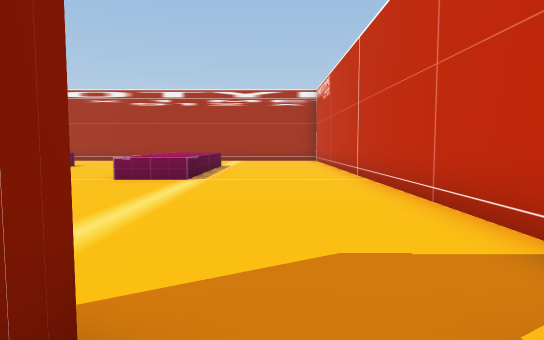
View 1 (above)

24 first-person views from a walk through a Unity game level. The camera is 1.5 m above the floor, tilts 4° down and sees 75° across. The floor is counted in squares, 2 m on a side. Each view is taken from the middle of a square. On the plan, view 1 faces up. The plan holds only what a view shows up to about 11 squares ahead; the rest is blank. The place goes on beyond the plan. The player character is not drawn.

View 2
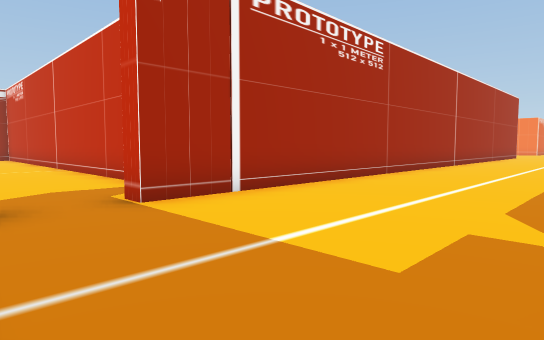

View 3
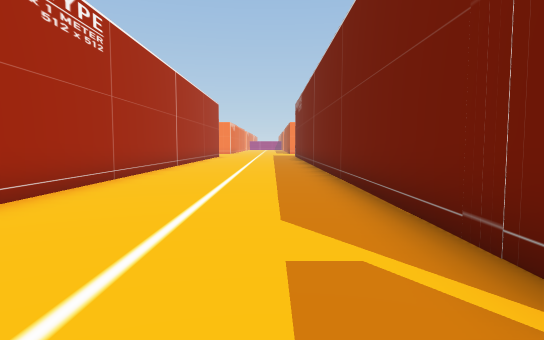

View 4
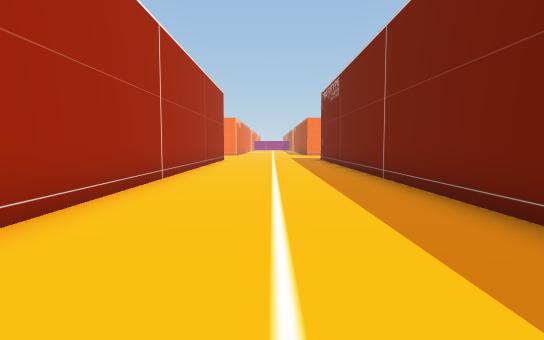

View 5
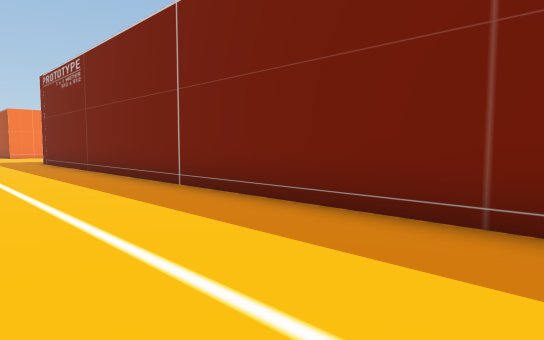

View 6
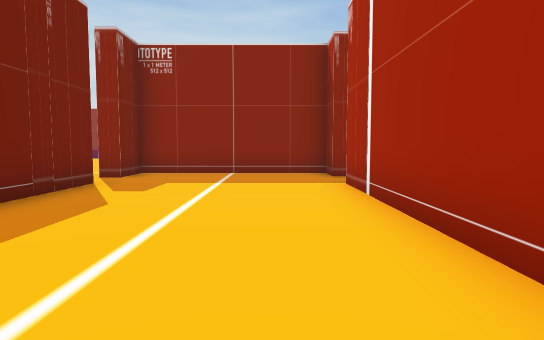

View 7
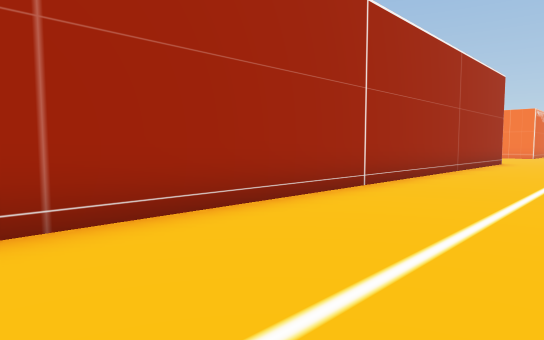

View 8
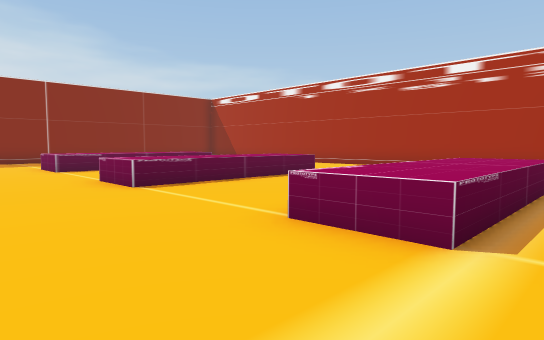

View 9
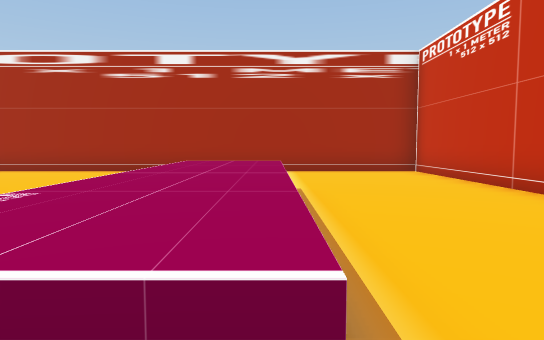

View 10
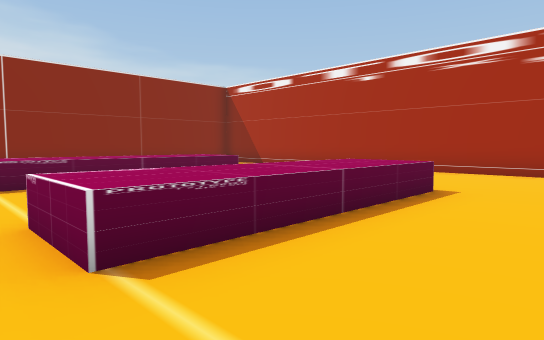

View 11
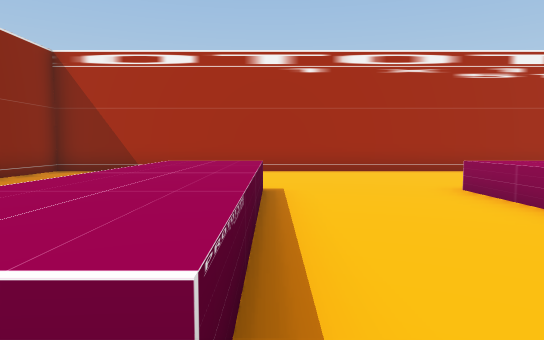

View 12
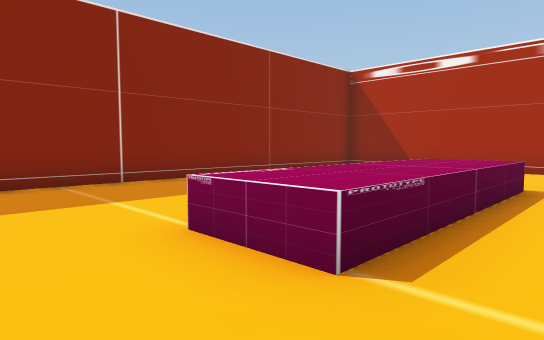

View 13
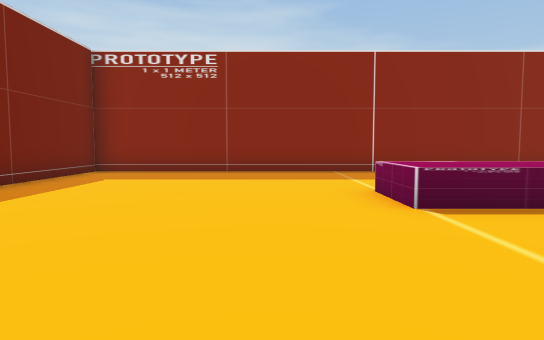

View 14
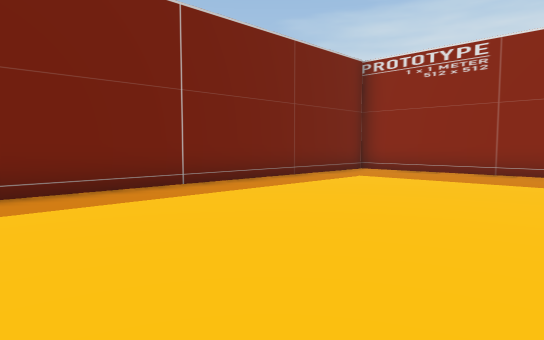

View 15
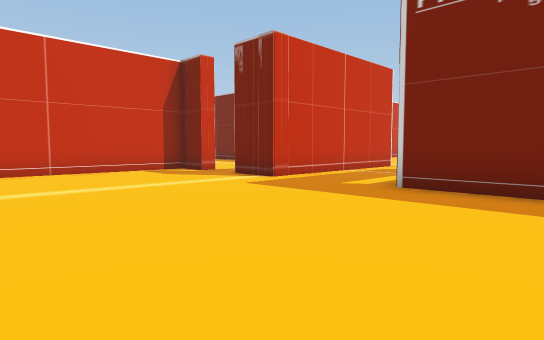

View 16
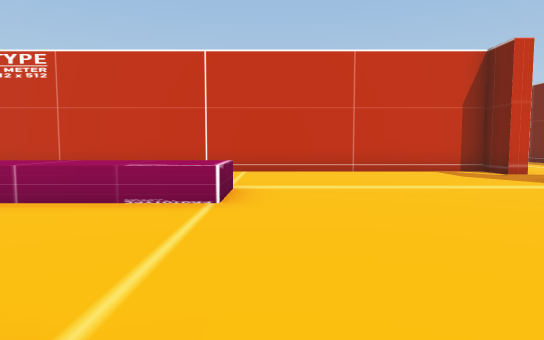

View 17
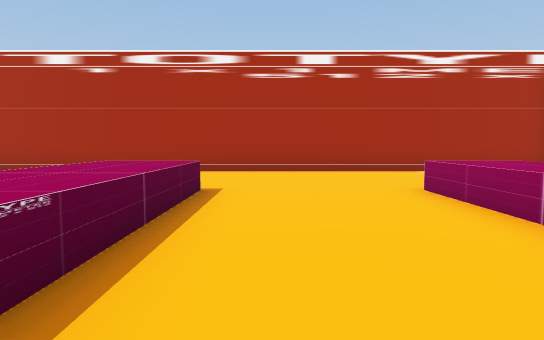

View 18
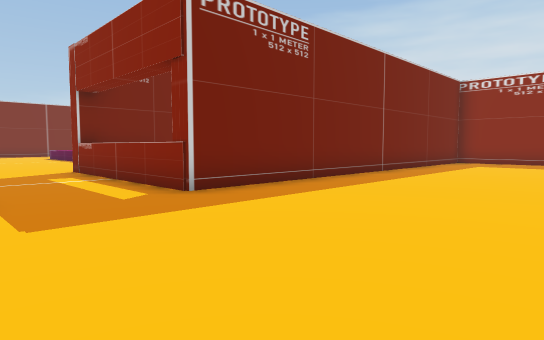

View 19
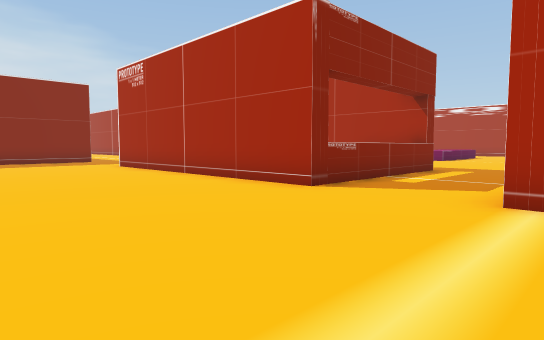

View 20
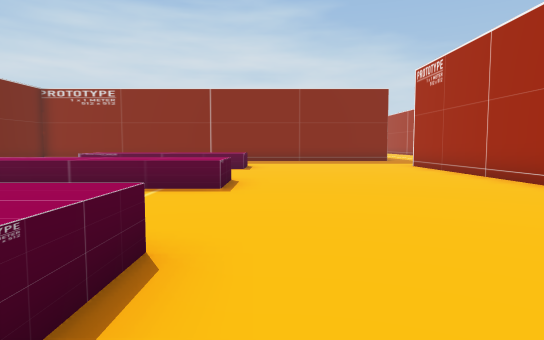

View 21
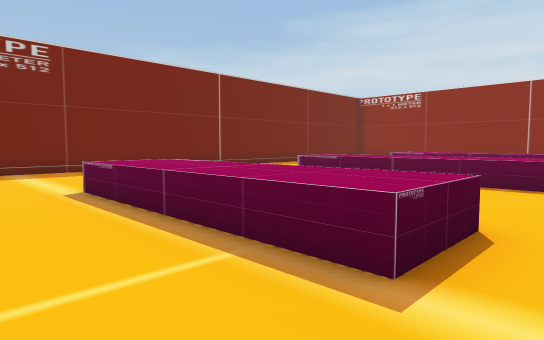

View 22
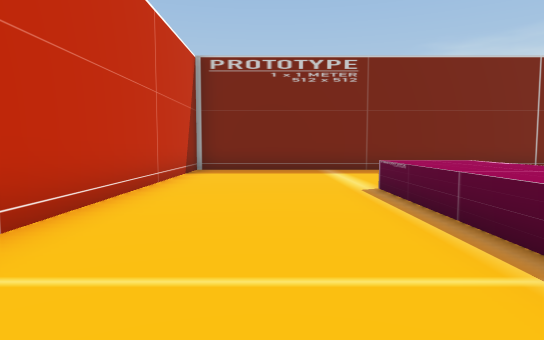

View 23
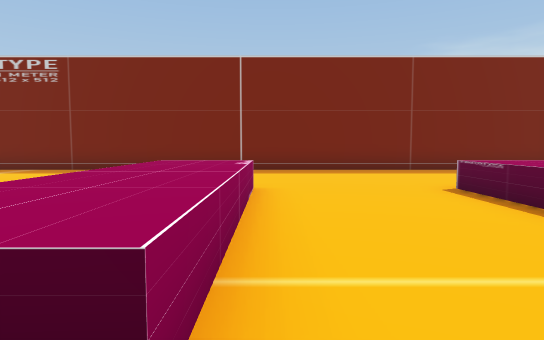

View 24
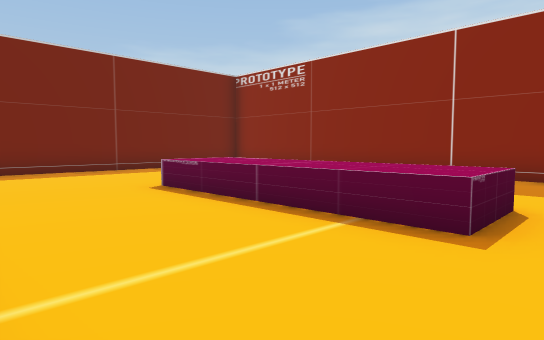

### Floor plan
Key: @ floor where view 1 was taken; # wall or solid block; . floor; ^ raised ledge.
Columns run from 19 left of view 1 to 17 right of it. Each row starts with its distance up from view 1.
 18 #######################
 17 #..   ................#
 16 #..   ................#
 15 #..    ...............#
 14 #      ...............#
 13 #    .^....^....^^....#
 12 #    .^....^....^^....#
 11 #    .^....^....^^....#
 10 #..  .^....^....^^....#
  9 #.....^....^....^^....#
  8 #.....^....^....^^....#
  7 #.....................#
  6 #.....................#
  5 #.....................#
  4 #.....................#
  3 #.....................#
  2 #.....................#
  1 ###############..##..################
  0               #..#.@.................
 -1               #..#...................
 -2               #..#...................
 -3               #..#...................
 -4               #..#...................
 -5        #######...##..################
 -6        ............
 -7       .............
 -8       .............
 -9        ............
-10       ..............
-11  #....^....^^...^^...
-12  #   .^....^^.. ^^....
-13  #   .^....^^   ^^....#
-14  #   .^....^^   ^^....#
-15  #   .^....^^   ^^....#
-16  #    ^....^^   ^^....#
-17  #    .....      .....#
-18       .....     ......#
-19      ......     ......#
-20      ......     ......#
-21   #####################

Positions as (right, up) in squares from view 1, and headings:
1: (0, 0), facing up
2: (-1, -4), facing up-right
3: (0, -3), facing right
4: (5, -2), facing right
5: (7, -1), facing down-right
6: (8, -1), facing left
7: (7, -3), facing up-right
8: (-1, 5), facing up-left
9: (-2, 7), facing up
10: (-5, 7), facing up-left
11: (-12, 7), facing up
12: (-11, 6), facing up-left
13: (-8, 6), facing left
14: (-8, 7), facing down-left
15: (-8, 7), facing down-right
16: (-8, 7), facing right
17: (-6, 7), facing up
18: (-2, 6), facing down-left
19: (-1, -10), facing up-left
20: (-1, -10), facing left
21: (0, -10), facing down-left
22: (0, -10), facing down
23: (-9, -10), facing down
24: (-9, -10), facing down-left
